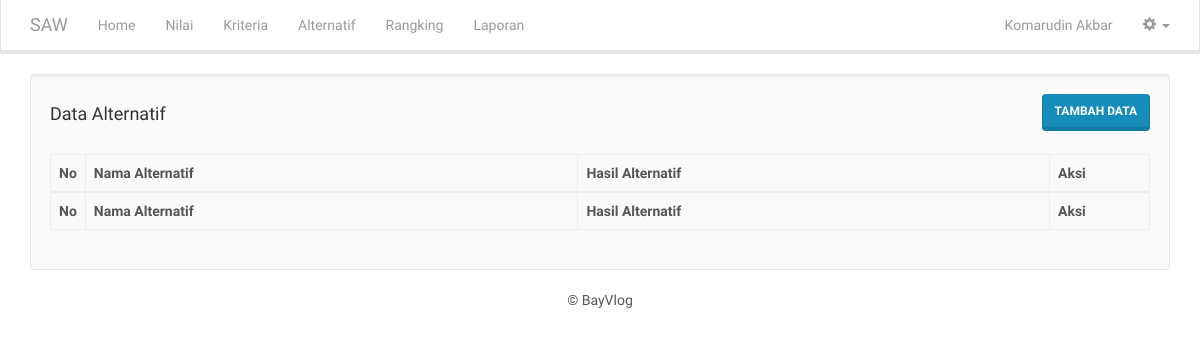
The app's page /alternatif.php (signed in), older data.
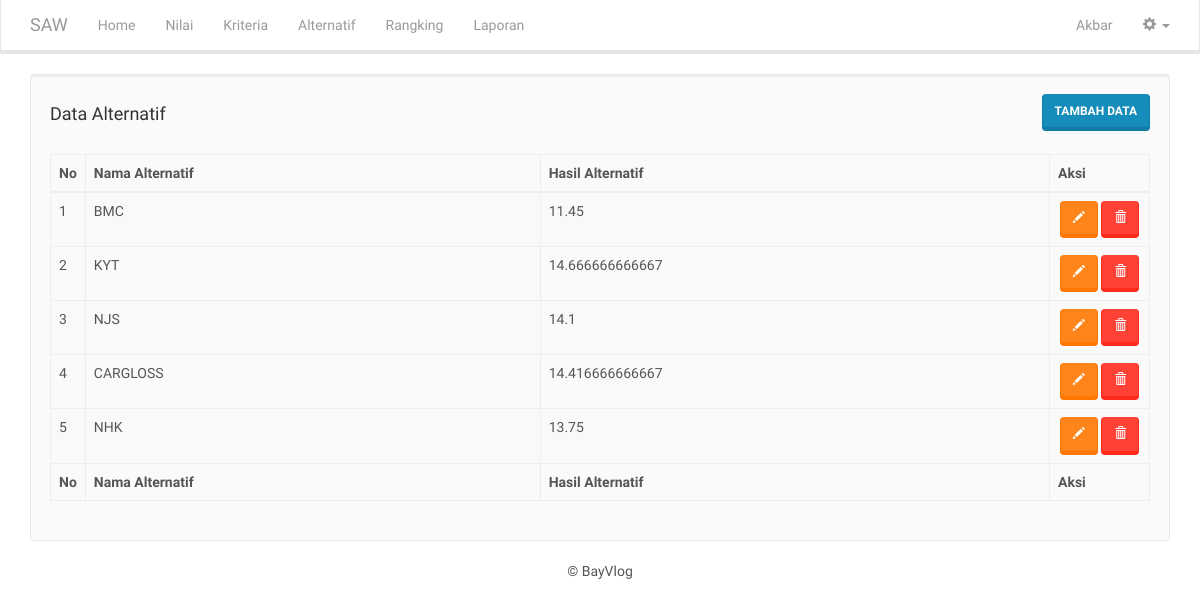
The same page, newer data.
### tables this page shows
CREATE TABLE `alternatif` (
  `id_alternatif` int(11) NOT NULL,
  `nama_alternatif` varchar(255) NOT NULL,
  `hasil_alternatif` double NOT NULL
);

### includes/alternatif.inc.php (called while the page is built, shortened)
<?php
class Alternatif{
	private $conn;
	private $table_name = "alternatif";
	public function __construct($db){
		$this->conn = $db;
	}
	function readAll(){
		$query = "SELECT * FROM ".$this->table_name." ORDER BY id_alternatif ASC";
		$stmt = $this->conn->prepare( $query );
		$stmt->execute();
		return $stmt;
	}
}
?>

### alternatif.php (the view)
<?php
include_once 'header.php';
include_once 'includes/alternatif.inc.php';
$pro = new Alternatif($db);
$stmt = $pro->readAll();
?>
<div class="well">
	<div class="row">
		<div class="col-md-6 text-left">
			<h4>Data Alternatif</h4>
		</div>
		<div class="col-md-6 text-right">
			<button onclick="location.href='alternatif-baru.php'" class="btn btn-primary">Tambah Data</button>
		</div>
	</div>
	<br/>
	<table width="100%" class="table table-striped table-bordered" id="tabeldata">
        <thead>
            <tr>
                <th width="30px">No</th>
                <th>Nama Alternatif</th>
                <th>Hasil Alternatif</th>
                <th width="100px">Aksi</th>
            </tr>
        </thead>
        <tfoot>
            <tr>
                <th>No</th>
                <th>Nama Alternatif</th>
                <th>Hasil Alternatif</th>
                <th>Aksi</th>
            </tr>
        </tfoot>
        <tbody>
<?php
$no=1;
while ($row = $stmt->fetch(PDO::FETCH_ASSOC)){
?>
            <tr>
                <td><?php echo $no++ ?></td>
                <td><?php echo $row['nama_alternatif'] ?></td>
                <td><?php echo $row['hasil_alternatif'] ?></td>
                <td class="text-center">
					<a href="alternatif-ubah.php?id=<?php echo $row['id_alternatif'] ?>" class="btn btn-warning"><span class="glyphicon glyphicon-pencil" aria-hidden="true"></span></a>
					<a href="alternatif-hapus.php?id=<?php echo $row['id_alternatif'] ?>" onclick="return confirm('Yakin ingin menghapus data')" class="btn btn-danger"><span class="glyphicon glyphicon-trash" aria-hidden="true"></span></a>
			    </td>
            </tr>
<?php
}
?>
        </tbody>
    </table>
</div>
<?php
include_once 'footer.php';
?>

### header.php (shortened to what this page needs)
<!DOCTYPE html>
<html lang="en">
  <head>
    <link href="css/bootstrap.min.css" rel="stylesheet">
    <link href="css/dataTables.bootstrap.min.css" rel="stylesheet">
  </head>
  <body>
	<nav class="navbar navbar-inverse navbar-static-top">
	  <div class="container">
		<div class="navbar-header">
		  <a class="navbar-brand" href="index.php">SAW</a>
		</div>
		<div class="collapse navbar-collapse" id="bs-example-navbar-collapse-1">
		  <ul class="nav navbar-nav">
			<li><a href="index.php">Home</a></li>
			<li><a href="nilai.php">Nilai</a></li>
			<li><a href="kriteria.php">Kriteria</a></li>
			<li><a href="alternatif.php">Alternatif</a></li>
			<li><a href="rangking.php">Rangking</a></li>
			<li><a href="laporan.php">Laporan</a></li>
		  </ul>
		  <ul class="nav navbar-nav navbar-right">
			<li><a href="profil.php"><?php echo $_SESSION['nama_lengkap'] ?></a></li>
			<li class="dropdown">
			  <a href="#" class="dropdown-toggle" data-toggle="dropdown" role="button" aria-haspopup="true" aria-expanded="false"><span class="glyphicon glyphicon-cog"></span> <span class="caret"></span></a>
			</li>
		  </ul>
		</div>
	  </div>
	</nav>
    <div class="container">

Row changes from the older to the newer data that the page shows:
added alternatif: nama_alternatif "BMC", hasil_alternatif "11.45"
added alternatif: nama_alternatif "KYT", hasil_alternatif "14.666666666667"
added alternatif: nama_alternatif "NJS", hasil_alternatif "14.1"
added alternatif: nama_alternatif "CARGLOSS", hasil_alternatif "14.416666666667"
added alternatif: nama_alternatif "NHK", hasil_alternatif "13.75"
Text that changed along with them:
$_SESSION['nama_lengkap']: "Komarudin Akbar" → "Akbar"
